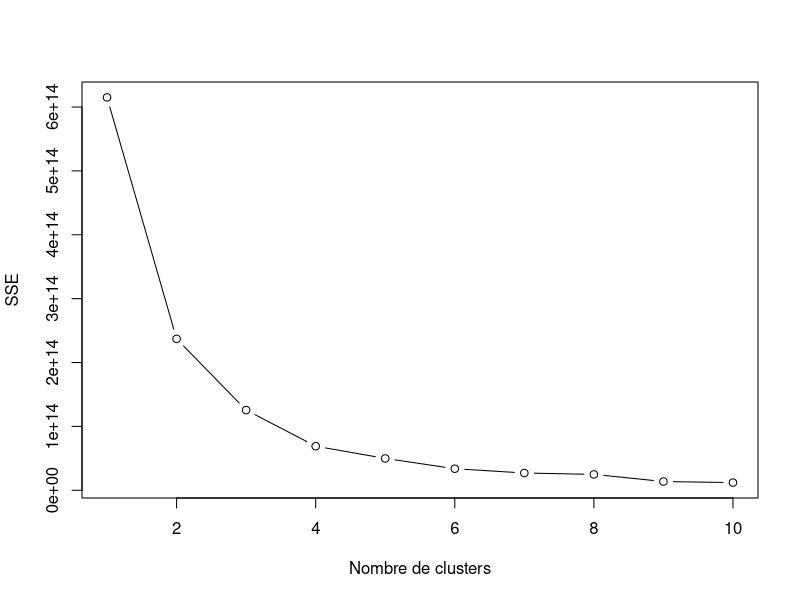

Reproduce this figure in R. (Note: this script raises an error after producing the figure.)
### TER L3 MIASHS
## Méthode des K-Means

###############################################################################################################

## Definition de l'emplacement du repertoire de travail
setwd(dir='C:/Users/lebre/OneDrive/Bureau/TER')
getwd()

## Packages
library(ggplot2)
library(stats)
library(openxlsx)
## Transformation des données ################################################################################

df <- read.table(file="data_TER.csv",header=TRUE,sep=",")

# variables gardées
var_garde <- c("name","cname","region","eqi21_n2","jeuneSansEmploiFormation","mort_infantile","nbPop_1erJanv","pib_par_reg","pop_densite","popNivParEtude25_64","tauxChomage")  
df <- df[,var_garde]
nrow(df) # 238 lignes
df <- na.omit(df)
nrow(df) # 228 lignes sans valeurs manquantes

# Variables numériques 
df_num <- df[,c("eqi21_n2","jeuneSansEmploiFormation","mort_infantile","nbPop_1erJanv","pib_par_reg","pop_densite","popNivParEtude25_64","tauxChomage")]

## Méthode des k-means #######################################################################################

set.seed(123)  # pour rendre les résultats reproductibles

# Elbow method pour déterminer le nombre clusters à choisir

max_k <- 10 # nombre maximum de clusters à tester
sse <- c() # vecteur de SSE : somme des carrés des écarts 

for (k in 1:max_k) {
  km <- kmeans(df_num, centers=k, nstart=25) # nstart : nombre de centres de clusters initiaux différents
  sse[k] <- km$tot.withinss # on ajoute le SSE de chaque kmeans
}
# représentation des SSE 
plot(1:max_k, sse, type="b", xlab="Nombre de clusters", ylab="SSE") # on choisit 4 clusters

# Méthode des k-means avec 4 clusters
kmeans_result <- kmeans(df_num, centers = 4) 

centers <- kmeans_result$centers # afficher les centres de chaque cluster
tableau_centers <- as.data.frame(t(centers))
 # nombre d'observations par clusters
write.xlsx(tableau_centers,'tableau_centers.xlsx')

df$cluster <- as.factor(kmeans_result$cluster) # ajout des clusters au df de base

nuts2_clusters <- split(df$name, kmeans_result$cluster) # Régions NUTS 2 par cluster
nuts2_clusters
pays_clusters <- split(df$cname, kmeans_result$cluster) # Pays des régions  par cluster
lapply(pays_clusters,table)
zones_clusters <- split(df$region, kmeans_result$cluster) # Zone de l'Europe des régions  par cluster
lapply(zones_clusters,table)

# Ajout des clusters au data frame : "data_TER.csv"
df_clusters <- subset(df, select = c("name", "cluster"))
data_TER <- read.csv("data_TER.csv")
data_TER <- merge(data_TER,df_clusters,by="name",all.x=TRUE)

# exportation de la base de donnees finale
write.csv(data_TER,"data_TER.csv", row.names = FALSE)
